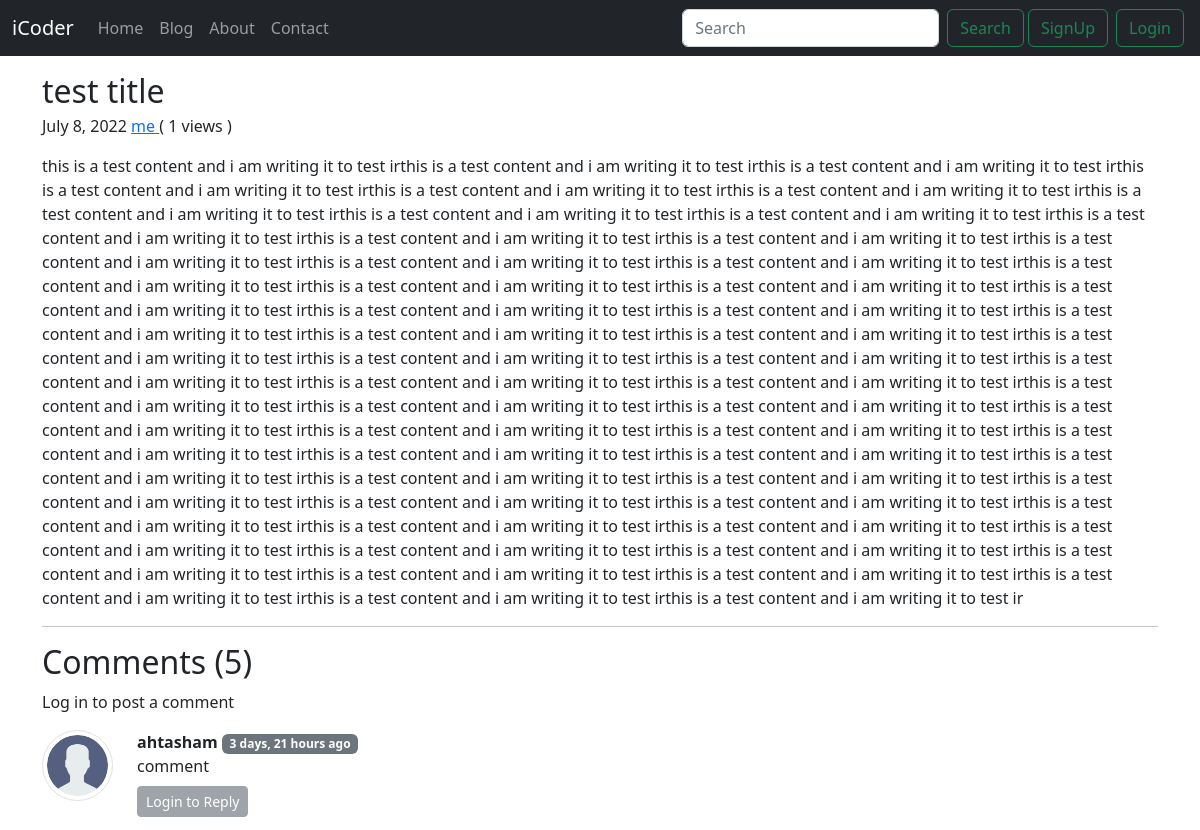
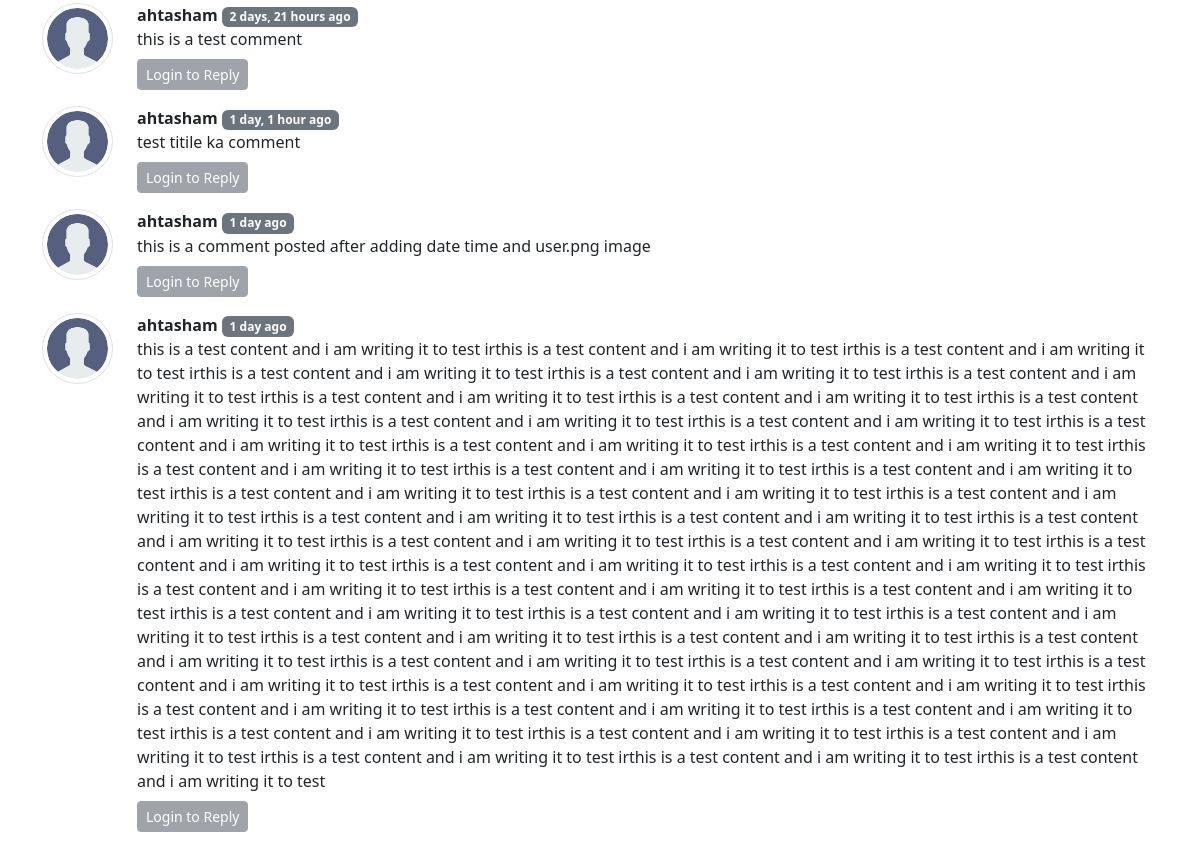
Page /blog/firsst-post on the earlier database version (2 pictures, top to bottom).
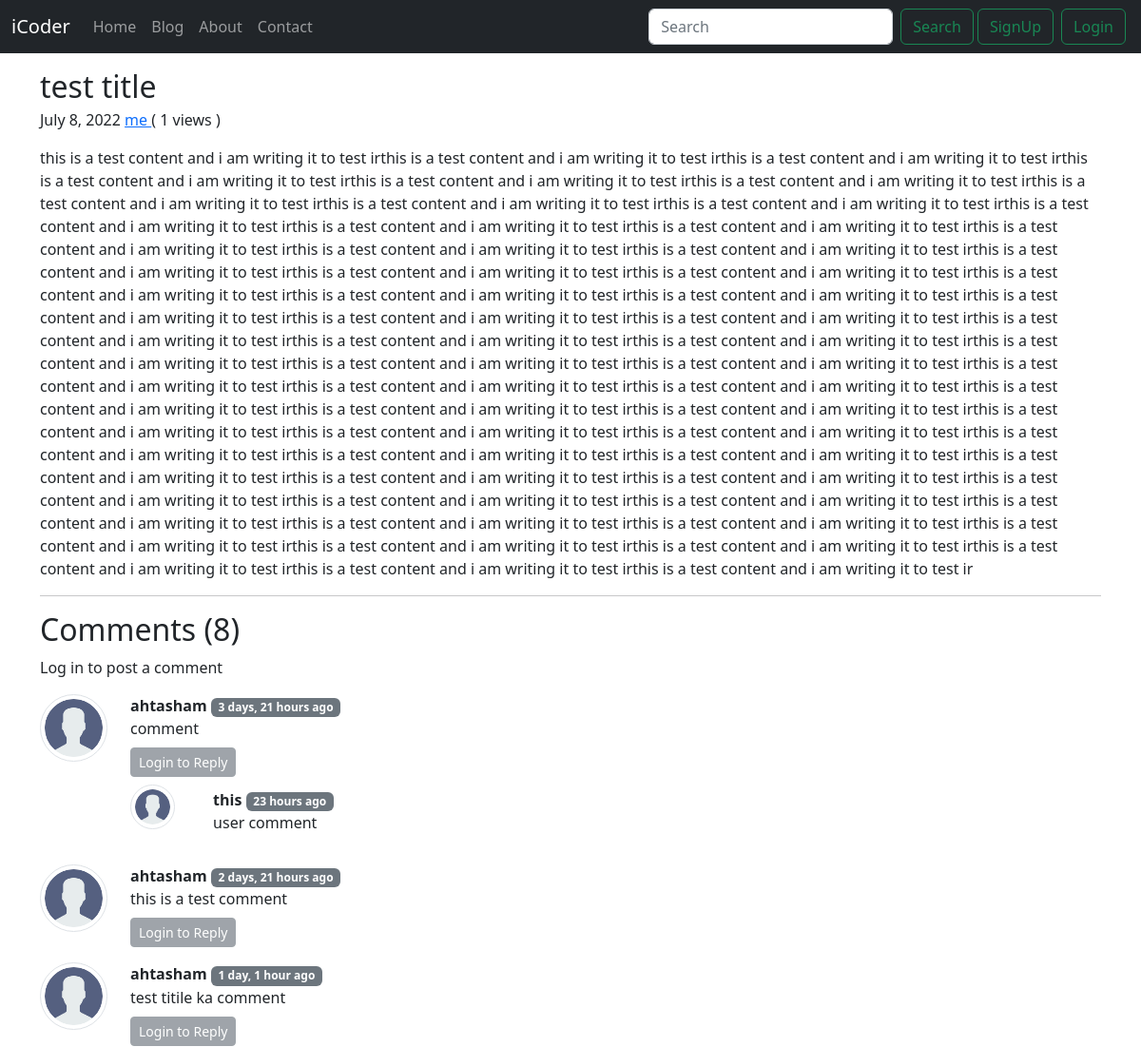
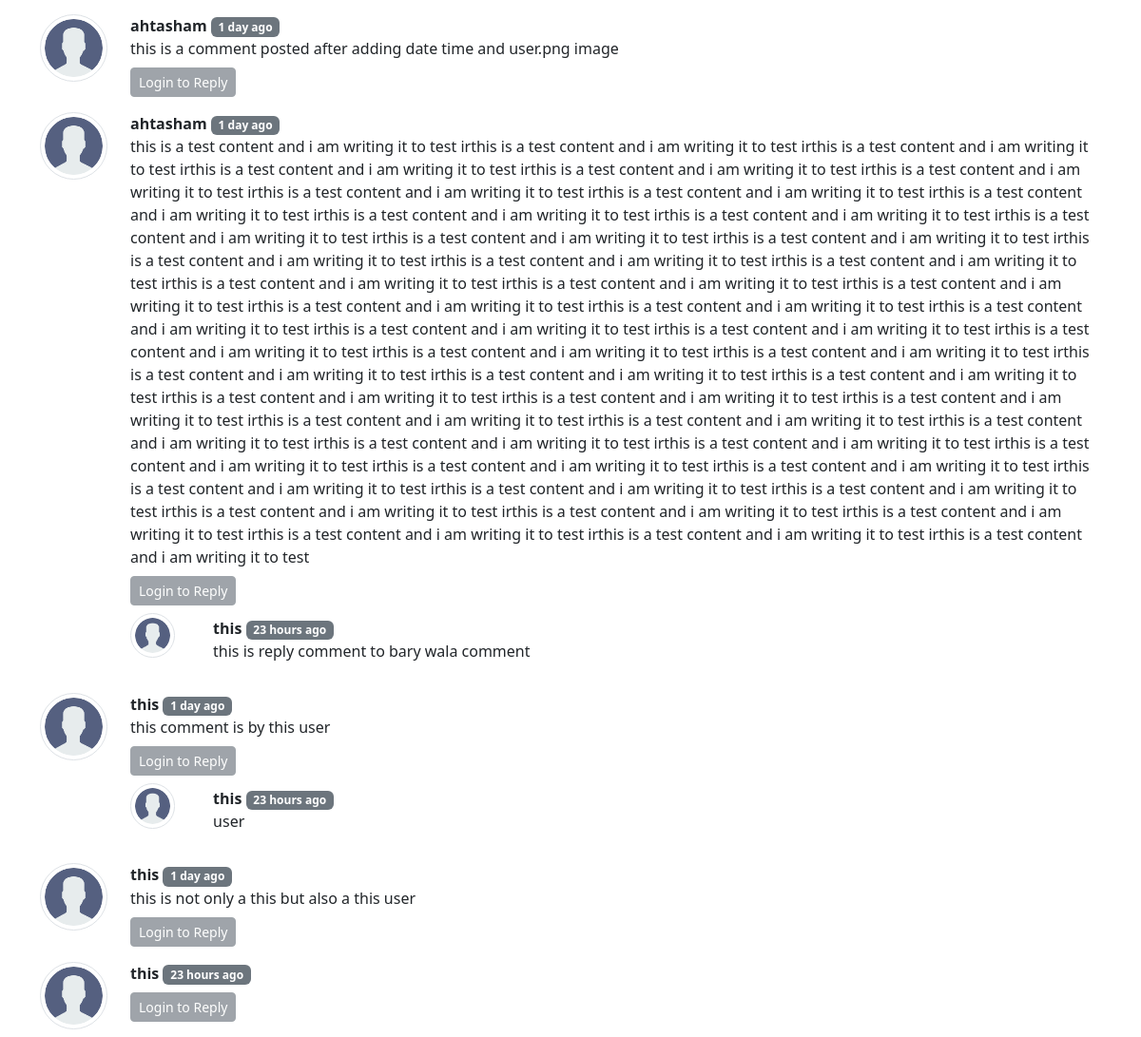
Same page on the later database version (2 pictures, top to bottom).
### blog/models.py (models this page shows, shortened)
class Post(models.Model):
    sno = models.AutoField(primary_key=True)
    title = models.CharField(max_length=255)
    content = models.TextField()
    author = models.CharField(max_length=130)
    slug = models.CharField(max_length=130)
    views = models.IntegerField(default=0)
    timeStamp = models.DateField(blank=True)

class BlogComment(models.Model):
    sno = models.AutoField(primary_key=True)
    comment = models.TextField()
    user = models.ForeignKey(User, on_delete=models.CASCADE)
    post = models.ForeignKey(Post, on_delete=models.CASCADE)
    parent = models.ForeignKey('self', on_delete=models.CASCADE, null=True)
    timestamp = models.DateTimeField(default=now)

### blog/views.py (the view)
# urls.py: path('<str:slug>', views.blogPost, name='blogPost'),
def blogPost(request, slug):
    post = Post.objects.filter(slug= slug).first()
    post.views = post.views + 1
    post.save()
    comments = BlogComment.objects.filter(post = post, parent = None)
    replies = BlogComment.objects.filter(post = post).exclude(parent = None)
    replyDict = {}
    for reply in replies:
        if reply.parent.sno not in replyDict.keys():
            replyDict[reply.parent.sno] = [reply]
        else:
            replyDict[reply.parent.sno].append(reply)
    context = {
        'post': post,
        'comments': comments,
        'user': request.user,
        'replyDict': replyDict
    }
    return render(request, 'blog/blogPost.html', context)

### blog/templatetags/extras.py (called while the page is built)
@register.filter(name= 'get_val')
def get_val(dict, key):
    return dict.get(key)

### templates/blog/blogPost.html (shortened to what this page needs)
{% extends 'basic.html' %}
{% block body %}
<div class="container my-3">
    <article class="blog-post">
        <h2 class="blog-post-title mb-1">{{post.title}}</h2>
        <p class="blog-post-meta">
            {{post.timeStamp}}
            <a href="#">
                {{post.author}}
            </a>
            (
                <span>
                    {{post.views}} views
                </span>
            )
        </p>
        <p>{{post.content|safe}}</p>
        <hr>
    </article>
</div>
<div class="container">
    <h2>Comments ({{comments.count}})</h2>
    <div class="my-2">
        {% if user.is_authenticated %}
        <form action="/blog/postComment" method="post">
            {% csrf_token %}
            <div class="mb-3">
                <input class="form-control" type="text" name="comment" placeholder="Enter Comment here">
                <input type="hidden" name="postSno" value="{{post.sno}}">
                <input type="hidden" name="parentSno" value="">
            </div>
            <button type="submit" class="btn btn-primary">Submit</button>
        </form>
        {% else %}
        <p>Log in to post a comment
            {% endif %}
    </div>
    {% for comment in comments %}
    <div class="row my-2">
        {% load humanize %}
        {% load extras %}
        <div class="col-md-1">
            <img class="img-thumbnail rounded-circle" src="/static/img/user.png" alt="">
        </div>
        <div class="col-md-11"> <b>{{comment.user.username}}</b> <span
                class="badge bg-secondary">{{comment.timestamp|naturaltime}}</span>
            <div>
                {{comment.comment}}
            </div>
            <div class="reply-mx-0">
                {% if user.is_authenticated %}
                <button class="btn btn-sm btn-secondary my-2" type="button" data-bs-toggle="collapse"
                    data-bs-target="#replyBox{{comment.sno}}" aria-expanded="false" aria-controls="collapseExample">
                    Reply
                </button>
                <div class="collapse" id="replyBox{{comment.sno}}">
                    <div class="card card-body my-1">
                        <form action="/blog/postComment" method="post">
                            {% csrf_token %}
                            <div class="mb-3">
                                <input class="form-control" type="text" name="comment" placeholder="Enter Reply here">
                                <input type="hidden" name="parentSno" value="{{comment.sno}}">
                            </div>
                            <input type="hidden" name="postSno" value="{{post.sno}}">
                            <button type="submit" class="btn btn-secondary">Reply</button>
                        </form>
                    </div>
                </div>
                {% else %}
                <button class="btn btn-sm btn-secondary my-2" type="button" data-bs-toggle="collapse"
                data-bs-target="#replyBox{{comment.sno}}" aria-expanded="false" aria-controls="collapseExample" disabled>
                Login to Reply
            </button>
                {% endif %}
                <div class="replies">
                    {% for reply in replyDict|get_val:comment.sno %}
                    <div class="row">
                        <div class="col-md-1">
                            <img class="img-thumbnail rounded-circle w-75" src="/static/img/user.png" alt="">
                        </div>
                        <div class="col-md-11 mt-1"><b>{{reply.user.username}}</b> <span
                            class="badge bg-secondary">{{reply.timestamp|naturaltime}}</span> <br>
                            {{reply.comment}}
                        </div>
                    </div>
                    <br>
                    {% endfor %}
                </div>
            </div>
        </div>
    </div>
    {% endfor %}
</div>
{% endblock body %}

### templates/basic.html (shortened to what this page needs)
<!doctype html>
<html lang="en">
<head>
    <link href="https://cdn.jsdelivr.net/npm/bootstrap@5.2.0-beta1/dist/css/bootstrap.min.css" rel="stylesheet"
>
</head>
<body>
    <nav class="navbar navbar-expand-lg bg-dark navbar-dark">
        <div class="container-fluid">
            <a class="navbar-brand" href="/">iCoder</a>
            <div class="collapse navbar-collapse" id="navbarSupportedContent">
                <ul class="navbar-nav me-auto mb-2 mb-lg-0">
                    <li class="nav-item">
                        <a class="nav-link {% block homeactive %}{% endblock homeactive %}" aria-current="page"
                            href="/">Home</a>
                    </li>
                    <li class="nav-item">
                        <a class="nav-link {% block blogactive %}{% endblock blogactive %}" href="/blog">Blog</a>
                    </li>
                    <li class="nav-item">
                        <a class="nav-link {% block aboutactive %}{% endblock aboutactive %}" href="/about">About</a>
                    </li>
                    <li class="nav-item">
                        <a class="nav-link {% block contactactive %}{% endblock contactactive %}"
                            href="/contact">Contact</a>
                    </li>
                </ul>
                <form method="get" action="/search" class="d-flex" role="search">
                    <input class="form-control me-2" name="query" id="search" type="search" placeholder="Search"
                        aria-label="Search">
                    <button class="btn btn-outline-success" type="submit">Search</button>
                </form>
                {% if user.is_authenticated %}
                <ul class="navbar-nav mb-2 mb-lg-0">
                    <li class="nav-item dropdown">
                        <a class="nav-link dropdown-toggle" href="#" id="navbarDropdown" role="button" data-bs-toggle="dropdown" aria-expanded="false">
                          Welcome {{request.user}}
                        </a>
                        <ul class="dropdown-menu" aria-labelledby="navbarDropdown">
                          <li><a class="dropdown-item" href="logout">Logout</a></li>
                        </ul>
                      </li>
                </ul>
                <p style="color: white">
                </p>
                {% else %}
                <button type="button" class="btn btn-outline-success mx-1" data-bs-toggle="modal"
                    data-bs-target="#signupmodel">
                    SignUp
                </button>
                <button type="button" class="btn btn-outline-success mx-1" data-bs-toggle="modal"
                    data-bs-target="#loginmodel">
                    Login
                </button>
                {% endif %}
            </div>
        </div>
    </nav>
    {% block body %}{% endblock body %}
</body>
</html>

Differences in the rows shown:
added BlogComment: user.username "this", timestamp "23 hours ago", comment "user comment", shown under "ahtasham"
added BlogComment: user.username "this", timestamp "23 hours ago", comment "this is reply comment to bary wala comment", shown under "ahtasham"
added BlogComment: user.username "this", timestamp "1 day ago", comment "this comment is by this user", shown under "Comments (8)"
added BlogComment: user.username "this", timestamp "23 hours ago", comment "user"
added BlogComment: user.username "this", timestamp "1 day ago", comment "this is not only a this but also a this user", shown under "Comments (8)"
added BlogComment: user.username "this", timestamp "23 hours ago", shown under "Comments (8)"
Other differences:
{{ comments.count }}: "5" → "8"
